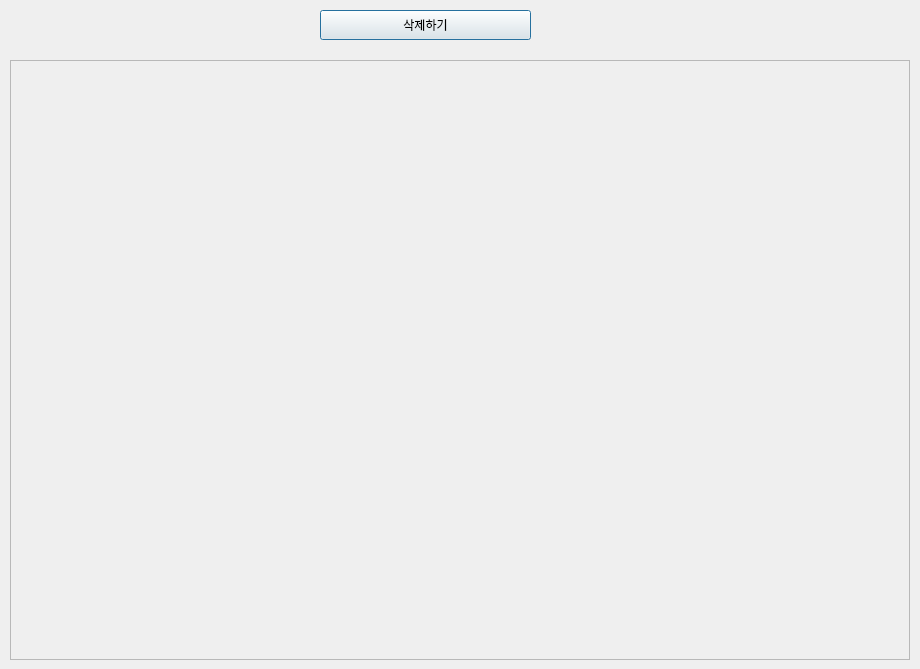
<?xml version="1.0" encoding="UTF-8"?>
<ui version="4.0">
 <class>Dialog</class>
 <widget class="QDialog" name="Dialog">
  <property name="geometry">
   <rect>
    <x>0</x>
    <y>0</y>
    <width>920</width>
    <height>669</height>
   </rect>
  </property>
  <property name="windowTitle">
   <string>Dialog</string>
  </property>
  <widget class="QPushButton" name="btn_delete">
   <property name="enabled">
    <bool>true</bool>
   </property>
   <property name="geometry">
    <rect>
     <x>320</x>
     <y>10</y>
     <width>211</width>
     <height>30</height>
    </rect>
   </property>
   <property name="text">
    <string>삭제하기</string>
   </property>
  </widget>
  <widget class="QScrollArea" name="scrollArea">
   <property name="geometry">
    <rect>
     <x>10</x>
     <y>60</y>
     <width>900</width>
     <height>600</height>
    </rect>
   </property>
   <property name="widgetResizable">
    <bool>true</bool>
   </property>
   <widget class="QWidget" name="scrollAreaWidgetContents">
    <property name="geometry">
     <rect>
      <x>0</x>
      <y>0</y>
      <width>898</width>
      <height>598</height>
     </rect>
    </property>
   </widget>
  </widget>
 </widget>
 <resources/>
 <connections/>
</ui>
